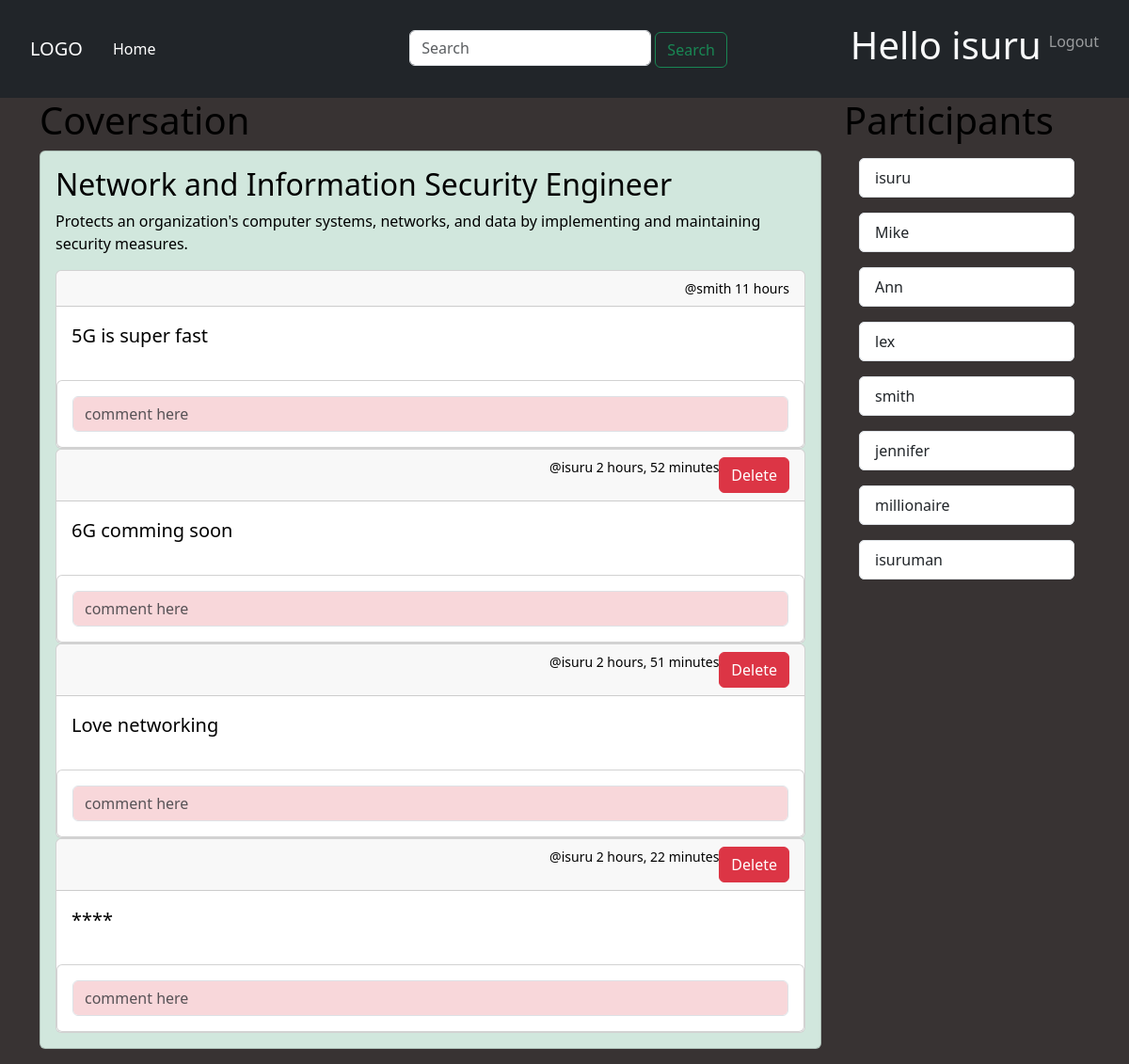
The app's page /room/3/ (signed in) with its own data.
### base/models.py (models this page shows, shortened)
class Room(models.Model):
    host = models.ForeignKey(User, on_delete=models.SET_NULL, null=True)
    topic = models.ForeignKey(Topic, on_delete=models.SET_NULL, null=True)
    name = models.CharField(max_length=100)
    description = models.TextField(null=True, blank=True)
    participants = models.ManyToManyField(User,related_name="participants")
    updated = models.DateTimeField(auto_now=True)
    created = models.DateTimeField(auto_now_add=True)
    class Meta:
        ordering = ["-created","-updated"]

class Message(models.Model):
    user = models.ForeignKey(User, on_delete=models.CASCADE)
    room = models.ForeignKey(Room, on_delete=models.CASCADE)
    body = models.TextField()
    updated = models.DateTimeField(auto_now=True)
    created = models.DateTimeField(auto_now_add=True)

### base/views.py (the view, shortened to what this page needs)
# urls.py: path('room/<str:pk>/', views.room, name="room"),
def room(request, pk):
    room = Room.objects.get(id=pk)
    room_messages = room.message_set.all()
    participants = room.participants.all()
    context = {"room": room, "room_messages": room_messages,"participants":participants}
    return render(request, "room.html", context)

### templates/room.html (shortened to what this page needs)
<!DOCTYPE html>
<html lang="en">
<head>
	<link href="https://cdn.jsdelivr.net/npm/bootstrap@5.3.0-alpha1/dist/css/bootstrap.min.css" rel="stylesheet"
>
</head>
<body>
{% extends "main.html" %}
{% block content %}
	<div class="container">
		<div class="row">
			<div class="col-md-9">
				<h1 class="text-black">Coversation</h1>
				<div class="row">
					<div class="col">
						<div class="card text-white bg-success-subtle mb-3">
							<div class="card-body">
								<h2 class="card-title text-black">{{ room.name }}</h2>
								<p class="card-text text-black">{{ room.description }}</p>
								{% for message in room_messages %}
									<div class="card">
										<div class="card-header text-black d-flex justify-content-end">
											<small>@{{ message.user }} {{ message.created|timesince }}</small>
											{% if request.user == message.user %}
												<a class="btn btn-danger" href="{% url "delete-message" message.id %}"
												   type="submit">Delete</a>
											{% endif %}
										</div>
										<div class="card-body">
											<blockquote class="blockquote ">
												<p class="text-black">{{ message.body }}</p>
											</blockquote>
										</div>
										<div class="card">
											<div class="card-body">
												<form method="POST" action="">
													<input type="text" name="comment"
													       class="form-control bg-danger-subtle"
													       placeholder="comment here">
												</form>
											</div>
										</div>
									</div>
								{% endfor %}
							</div>
						</div>
					</div>
				</div>
			</div>
			<div class="col-md-3">
				<h1 class="text-black">Participants</h1>
				{% for participant in participants %}
					<div class="list-group bg-dark-subtle text-white m-3">
						<li class="list-group-item">{{ participant.username }}</li>
					</div>
				{% endfor %}
			</div>
		</div>
	</div>
{% endblock %}

### templates/navbar.html (shortened to what this page needs)
<!DOCTYPE html>
<html lang="en">
<head>
</head>
<body>
<nav class="navbar navbar-expand-lg navbar-dark  bg-dark text-light p-4 ">
	<a class="navbar-brand p-2" href=""> LOGO</a>
	<div class="collapse navbar-collapse">
		<div class="navbar-nav">
			<a class="nav-item nav-link active" href="">Home</a>
		</div>
	</div>
	<div class="collapse navbar-collapse d-flex justify-content-end">
		<form class="form-inline my-2 my-lg-0" method="GET" action="{% url "home" %}">
			<label>
				<input class="form-control " type="search" placeholder="Search">
			</label>
			<button class="btn btn-outline-success " type="submit">Search</button>
		</form>
	</div>
	<div class="collapse navbar-collapse d-flex justify-content-end ">
		<div class="navbar-nav ">
			{% if request.user.is_authenticated %}
				<h6 class="nav-item display-6 small ">Hello {{ request.user }} </h6>
				<a class="nav-item nav-link" href="{% url "logout" %}">Logout</a>
			{% else %}
				<a class="nav-item nav-link" href="{% url "login" %}">Login</a>
			{% endif %}
		</div>
	</div>
</nav>
</body>
</html>

### templates/main.html (style rules this page uses)
body { background-color: #383333; color: aliceblue; }

### records on screen
Room: name "Network and Information Security Engineer", description "Protects an organization's computer systems, networks, and data by implementing and maintaining security measures."
Message: user "smith", created "11 hours", body "5G is super fast"
Message: user "isuru", created "2 hours, 52 minutes", shows "Delete", body "6G comming soon"
Message: user "isuru", created "2 hours, 51 minutes", shows "Delete", body "Love networking"
Message: user "isuru", created "2 hours, 22 minutes", shows "Delete", body "****"

### other values on screen
{{ request.user }} "isuru"
{{ participant.username }} "isuru"
{{ participant.username }} "Mike"
{{ participant.username }} "Ann"
{{ participant.username }} "lex"
{{ participant.username }} "smith"
{{ participant.username }} "jennifer"
{{ participant.username }} "millionaire"
{{ participant.username }} "isuruman"
